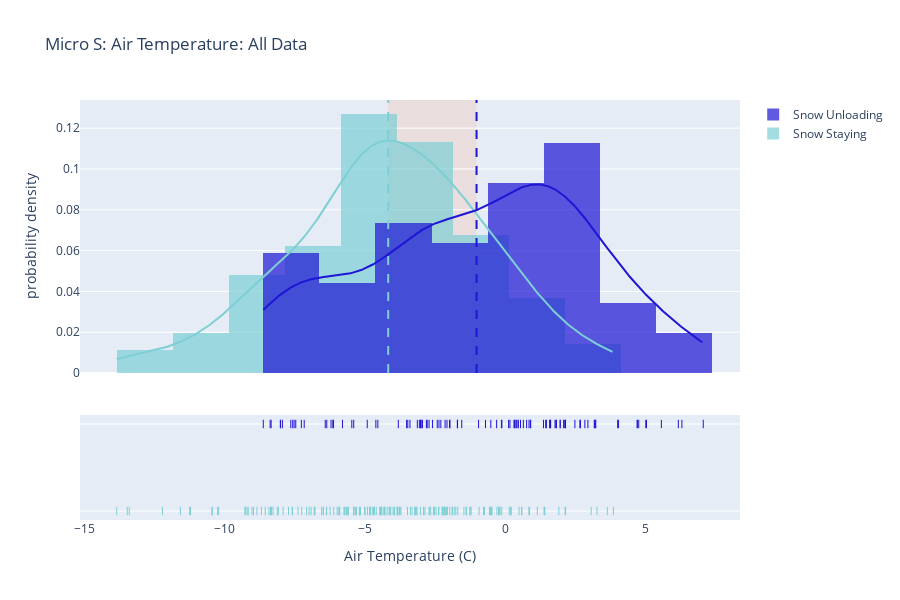
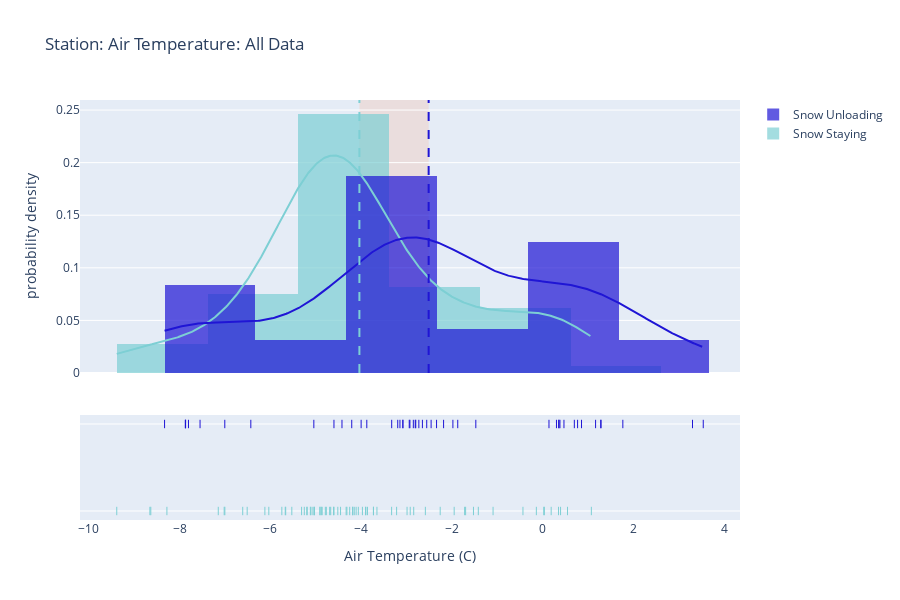
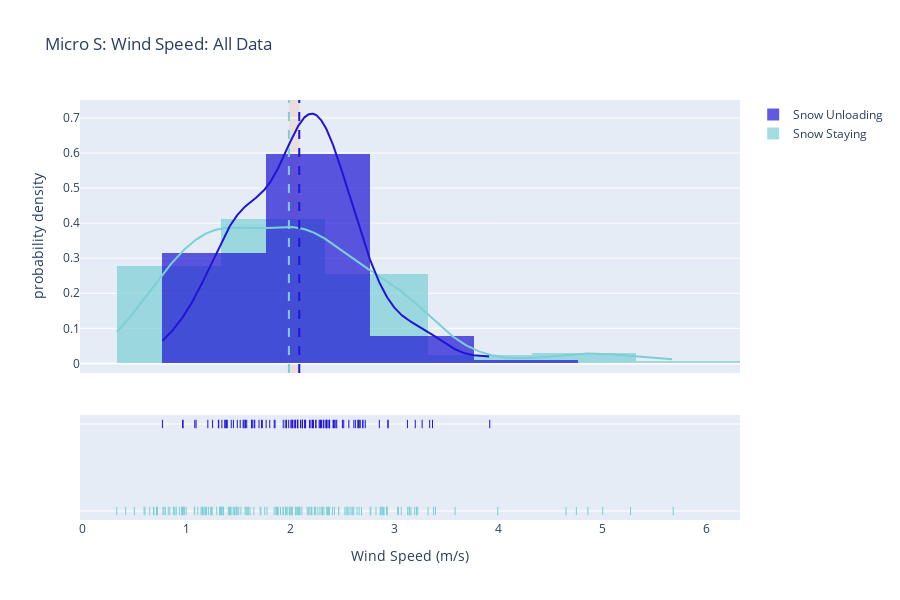
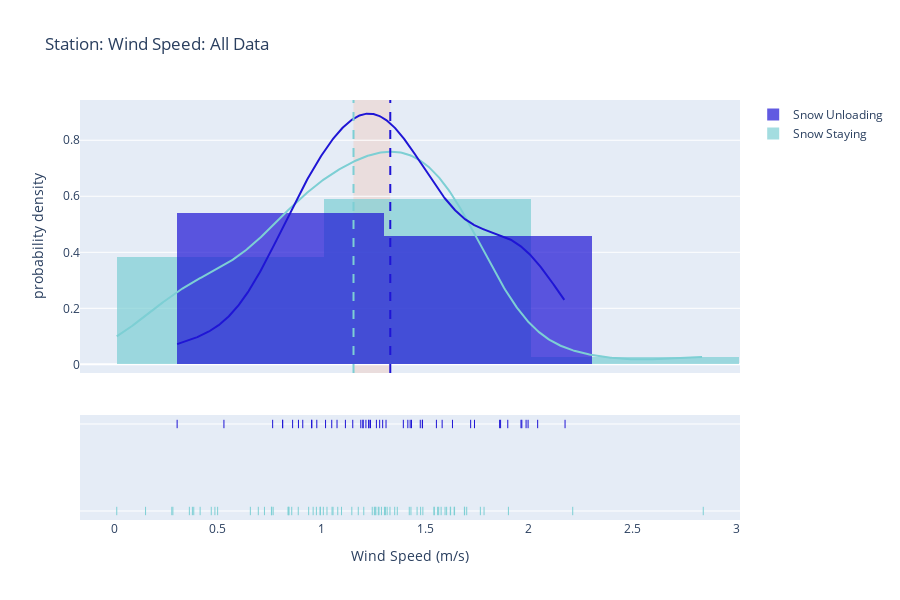

The notebook cell saved with these charts, in order:
### Markdown cell above
# *Conditional Probability Analysis* - PDFs

### Code cell
histpdf(snowstaydf.AirTC_Avg, snowunloaddf.AirTC_Avg, bintemp, 'kde', 'Micro S: Air Temperature: All Data', nametemp, True)
histpdf(snowstaysdf.AirTC_Avg, snowunloadsdf.AirTC_Avg, bintemp, 'kde', 'Station: Air Temperature: All Data', nametemp, True)

histpdf(snowstaydf.WS_ms_Avg, snowunloaddf.WS_ms_Avg, binwind, 'kde', 'Micro S: Wind Speed: All Data', namewind, True)
histpdf(snowstaysdf.WS_ms_Avg, snowunloadsdf.WS_ms_Avg, binwind, 'kde', 'Station: Wind Speed: All Data', namewind, True)

histpdf(snowstaydf.SWR_Avg, snowunloaddf.SWR_Avg, binSW, 'kde', 'Micro S: Shortwave: All Data', nameSW, True)
histpdf(snowstaysdf.SWR_Avg, snowunloadsdf.SWR_Avg, binSW, 'kde', 'Station: Shortwave: All Data', nameSW, True)

### Figure 1 — Plotly figure (JSON) as saved in the notebook; plotly's stock layout.template omitted (floating-point values rounded to 4 significant figures; data arrays with more than 128 entries replaced by an {"elided": "..."} marker saying what was removed)
{"data": [{"histnorm": "probability density", "legendgroup": "Snow Staying", "marker": {"color": "#7dcfd4"}, "name": "Snow Staying", "opacity": 0.7, "type": "histogram", "x": {"elided": "177 float values"}, "xaxis": "x", "xbins": {"end": 3.865, "size": 2, "start": -13.85}, "yaxis": "y"}, {"histnorm": "probability density", "legendgroup": "Snow Unloading", "marker": {"color": "#1F15D5"}, "name": "Snow Unloading", "opacity": 0.7, "type": "histogram", "x": [-8.377, -7.641, -8.342, -8.622, -3.012, 2.491, 3.21, 2.954, 1.783, 2.69, 4.016, 4.713, 5.575, 1.966, 1.969, 3.237, 1.371, -0.3, 2.154, 2.158, 2.847, -3.128, -2.418, -2.711, -3.39, -3.056, -3.469, -3.007, -2.357, -2.29, -4.607, -3.807, -2.776, -2.585, -1.702, -2.139, -2.943, -2.994, -2.805, 0.1746, 0.9012, 2.09, 2.668, 3.182, 5.045, 6.18, 7.069, -6.142, -6.117, -6.205, -5.465, -8.013, -7.522, -7.264, -7.464, -6.412, -5.397, -5.798, -6.357, -7.163, -7.573, -8.01, -7.941, -1.545, -0.9442, 0.3353, 0.1267, 0.9148, 1.813, 2.113, 1.834, -0.6969, 1.45, 5.02, 6.308, -1.694, -1.963, -1.981, -2.07, -3.511, -4.537, -4.915, 0.3196, -0.1292, 0.4636, 1.627, -0.5076, 0.3868, 1.587, 3.204, 0.8547, 0.4711, 0.4011, 0.5517, 0.7697, 1.475, 1.618, 0.6533, -0.1125, 4.049, 4.768, 4.718], "xaxis": "x", "xbins": {"end": 7.069, "size": 2, "start": -8.622}, "yaxis": "y"}, {"legendgroup": "Snow Staying", "marker": {"color": "#7dcfd4"}, "mode": "lines", "name": "Snow Staying", "showlegend": false, "type": "scatter", "x": {"elided": "500 float values"}, "xaxis": "x", "y": {"elided": "500 float values"}, "yaxis": "y"}, {"legendgroup": "Snow Unloading", "marker": {"color": "#1F15D5"}, "mode": "lines", "name": "Snow Unloading", "showlegend": false, "type": "scatter", "x": {"elided": "500 float values"}, "xaxis": "x", "y": {"elided": "500 float values"}, "yaxis": "y"}, {"legendgroup": "Snow Staying", "marker": {"color": "#7dcfd4", "symbol": "line-ns-open"}, "mode": "markers", "name": "Snow Staying", "showlegend": false, "type": "scatter", "x": {"elided": "177 float values"}, "xaxis": "x", "y": {"elided": "177 str values"}, "yaxis": "y2"}, {"legendgroup": "Snow Unloading", "marker": {"color": "#1F15D5", "symbol": "line-ns-open"}, "mode": "markers", "name": "Snow Unloading", "showlegend": false, "type": "scatter", "x": [-8.377, -7.641, -8.342, -8.622, -3.012, 2.491, 3.21, 2.954, 1.783, 2.69, 4.016, 4.713, 5.575, 1.966, 1.969, 3.237, 1.371, -0.3, 2.154, 2.158, 2.847, -3.128, -2.418, -2.711, -3.39, -3.056, -3.469, -3.007, -2.357, -2.29, -4.607, -3.807, -2.776, -2.585, -1.702, -2.139, -2.943, -2.994, -2.805, 0.1746, 0.9012, 2.09, 2.668, 3.182, 5.045, 6.18, 7.069, -6.142, -6.117, -6.205, -5.465, -8.013, -7.522, -7.264, -7.464, -6.412, -5.397, -5.798, -6.357, -7.163, -7.573, -8.01, -7.941, -1.545, -0.9442, 0.3353, 0.1267, 0.9148, 1.813, 2.113, 1.834, -0.6969, 1.45, 5.02, 6.308, -1.694, -1.963, -1.981, -2.07, -3.511, -4.537, -4.915, 0.3196, -0.1292, 0.4636, 1.627, -0.5076, 0.3868, 1.587, 3.204, 0.8547, 0.4711, 0.4011, 0.5517, 0.7697, 1.475, 1.618, 0.6533, -0.1125, 4.049, 4.768, 4.718], "xaxis": "x", "y": ["Snow Unloading", "Snow Unloading", "Snow Unloading", "Snow Unloading", "Snow Unloading", "Snow Unloading", "Snow Unloading", "Snow Unloading", "Snow Unloading", "Snow Unloading", "Snow Unloading", "Snow Unloading", "Snow Unloading", "Snow Unloading", "Snow Unloading", "Snow Unloading", "Snow Unloading", "Snow Unloading", "Snow Unloading", "Snow Unloading", "Snow Unloading", "Snow Unloading", "Snow Unloading", "Snow Unloading", "Snow Unloading", "Snow Unloading", "Snow Unloading", "Snow Unloading", "Snow Unloading", "Snow Unloading", "Snow Unloading", "Snow Unloading", "Snow Unloading", "Snow Unloading", "Snow Unloading", "Snow Unloading", "Snow Unloading", "Snow Unloading", "Snow Unloading", "Snow Unloading", "Snow Unloading", "Snow Unloading", "Snow Unloading", "Snow Unloading", "Snow Unloading", "Snow Unloading", "Snow Unloading", "Snow Unloading", "Snow Unloading", "Snow Unloading", "Snow Unloading", "Snow Unloading", "Snow Unloading", "Snow Unloading", "Snow Unloading", "Snow Unloading", "Snow Unloading", "Snow Unloading", "Snow Unloading", "Snow Unloading", "Snow Unloading", "Snow Unloading", "Snow Unloading", "Snow Unloading", "Snow Unloading", "Snow Unloading", "Snow Unloading", "Snow Unloading", "Snow Unloading", "Snow Unloading", "Snow Unloading", "Snow Unloading", "Snow Unloading", "Snow Unloading", "Snow Unloading", "Snow Unloading", "Snow Unloading", "Snow Unloading", "Snow Unloading", "Snow Unloading", "Snow Unloading", "Snow Unloading", "Snow Unloading", "Snow Unloading", "Snow Unloading", "Snow Unloading", "Snow Unloading", "Snow Unloading", "Snow Unloading", "Snow Unloading", "Snow Unloading", "Snow Unloading", "Snow Unloading", "Snow Unloading", "Snow Unloading", "Snow Unloading", "Snow Unloading", "Snow Unloading", "Snow Unloading", "Snow Unloading", "Snow Unloading", "Snow Unloading"], "yaxis": "y2"}], "layout": {"barmode": "overlay", "height": 600, "hovermode": "closest", "legend": {"traceorder": "reversed"}, "shapes": [{"line": {"color": "#7dcfd4", "dash": "dash"}, "type": "line", "x0": -4.167, "x1": -4.167, "xref": "x", "y0": 0, "y1": 1, "yref": "y domain"}, {"line": {"color": "#1F15D5", "dash": "dash"}, "type": "line", "x0": -1.016, "x1": -1.016, "xref": "x", "y0": 0, "y1": 1, "yref": "y domain"}, {"fillcolor": "LightSalmon", "layer": "below", "line": {"width": 0}, "opacity": 0.2, "type": "rect", "x0": -4.167, "x1": -1.016, "xref": "x", "y0": 0, "y1": 1, "yref": "y domain"}], "title": {"text": "Micro S: Air Temperature: All Data"}, "width": 900, "xaxis": {"anchor": "y2", "autorange": true, "domain": [0, 1], "range": [-15.16, 8.382], "title": {"text": "Air Temperature (C)"}, "type": "linear", "zeroline": false}, "yaxis": {"anchor": "free", "autorange": true, "domain": [0.35, 1], "position": 0, "range": [0, 0.1338], "title": {"text": "probability density"}, "type": "linear"}, "yaxis2": {"anchor": "x", "autorange": true, "domain": [0, 0.25], "dtick": 1, "range": [-0.1034, 1.103], "showticklabels": false, "type": "category"}}}

### Figure 2 — Plotly figure (JSON) as saved in the notebook; plotly's stock layout.template omitted (floating-point values rounded to 4 significant figures; data arrays with more than 128 entries replaced by an {"elided": "..."} marker saying what was removed)
{"data": [{"histnorm": "probability density", "legendgroup": "Snow Staying", "marker": {"color": "#7dcfd4"}, "name": "Snow Staying", "opacity": 0.7, "type": "histogram", "x": [-4.062, -4.185, -4.252, -3.895, -3.328, -2.918, -1.95, -4.11, -4.513, -4.67, -4.767, -4.693, -4.152, -3.972, -3.86, -3.728, -2.585, -2.842, -2.988, -4.877, -5.027, -5.118, -5.188, -4.607, -4.598, -4.313, -4.908, -5.105, -6.033, -5.747, -5.527, -4.788, -4.33, -3.652, -3.728, -4.187, -7.017, -7.002, -7.147, -6.608, -5.662, -4.453, -4.858, -9.383, -3.903, -5.062, -5.312, -5.252, -5.197, -5.037, -3.218, 0.5467, 0.3933, 0.1867, 0.02333, -6.12, -5.672, -6.51, -8.278, -8.653, -8.633, -4.905, -0.14, -1.418, -2.258, -1.72, -1.093, 1.072, -0.435, 0.03667, -1.698, -1.525, 0.3483], "xaxis": "x", "xbins": {"end": 1.072, "size": 2, "start": -9.383}, "yaxis": "y"}, {"histnorm": "probability density", "legendgroup": "Snow Unloading", "marker": {"color": "#1F15D5"}, "name": "Snow Unloading", "opacity": 0.7, "type": "histogram", "x": [1.285, -1.872, -2.555, -3.145, -2.94, -2.85, -2.65, -5.042, -4.207, -4, -3.875, -3.193, -3.078, -2.797, -4.422, -3.327, -2.925, -2.458, -1.978, -2.728, -2.808, -3.082, 0.6967, 0.3517, -6.43, -8.33, -7.868, -7.548, -7.873, -7.003, -7.803, -7.867, -2.183, -2.338, -4.598, -1.473, 0.1383, 0.38, 0.4683, 0.3583, 0.7683, 1.165, 1.278, 0.855, 0.3033, 1.765, 3.3, 3.537], "xaxis": "x", "xbins": {"end": 3.537, "size": 2, "start": -8.33}, "yaxis": "y"}, {"legendgroup": "Snow Staying", "marker": {"color": "#7dcfd4"}, "mode": "lines", "name": "Snow Staying", "showlegend": false, "type": "scatter", "x": {"elided": "500 float values"}, "xaxis": "x", "y": {"elided": "500 float values"}, "yaxis": "y"}, {"legendgroup": "Snow Unloading", "marker": {"color": "#1F15D5"}, "mode": "lines", "name": "Snow Unloading", "showlegend": false, "type": "scatter", "x": {"elided": "500 float values"}, "xaxis": "x", "y": {"elided": "500 float values"}, "yaxis": "y"}, {"legendgroup": "Snow Staying", "marker": {"color": "#7dcfd4", "symbol": "line-ns-open"}, "mode": "markers", "name": "Snow Staying", "showlegend": false, "type": "scatter", "x": [-4.062, -4.185, -4.252, -3.895, -3.328, -2.918, -1.95, -4.11, -4.513, -4.67, -4.767, -4.693, -4.152, -3.972, -3.86, -3.728, -2.585, -2.842, -2.988, -4.877, -5.027, -5.118, -5.188, -4.607, -4.598, -4.313, -4.908, -5.105, -6.033, -5.747, -5.527, -4.788, -4.33, -3.652, -3.728, -4.187, -7.017, -7.002, -7.147, -6.608, -5.662, -4.453, -4.858, -9.383, -3.903, -5.062, -5.312, -5.252, -5.197, -5.037, -3.218, 0.5467, 0.3933, 0.1867, 0.02333, -6.12, -5.672, -6.51, -8.278, -8.653, -8.633, -4.905, -0.14, -1.418, -2.258, -1.72, -1.093, 1.072, -0.435, 0.03667, -1.698, -1.525, 0.3483], "xaxis": "x", "y": ["Snow Staying", "Snow Staying", "Snow Staying", "Snow Staying", "Snow Staying", "Snow Staying", "Snow Staying", "Snow Staying", "Snow Staying", "Snow Staying", "Snow Staying", "Snow Staying", "Snow Staying", "Snow Staying", "Snow Staying", "Snow Staying", "Snow Staying", "Snow Staying", "Snow Staying", "Snow Staying", "Snow Staying", "Snow Staying", "Snow Staying", "Snow Staying", "Snow Staying", "Snow Staying", "Snow Staying", "Snow Staying", "Snow Staying", "Snow Staying", "Snow Staying", "Snow Staying", "Snow Staying", "Snow Staying", "Snow Staying", "Snow Staying", "Snow Staying", "Snow Staying", "Snow Staying", "Snow Staying", "Snow Staying", "Snow Staying", "Snow Staying", "Snow Staying", "Snow Staying", "Snow Staying", "Snow Staying", "Snow Staying", "Snow Staying", "Snow Staying", "Snow Staying", "Snow Staying", "Snow Staying", "Snow Staying", "Snow Staying", "Snow Staying", "Snow Staying", "Snow Staying", "Snow Staying", "Snow Staying", "Snow Staying", "Snow Staying", "Snow Staying", "Snow Staying", "Snow Staying", "Snow Staying", "Snow Staying", "Snow Staying", "Snow Staying", "Snow Staying", "Snow Staying", "Snow Staying", "Snow Staying"], "yaxis": "y2"}, {"legendgroup": "Snow Unloading", "marker": {"color": "#1F15D5", "symbol": "line-ns-open"}, "mode": "markers", "name": "Snow Unloading", "showlegend": false, "type": "scatter", "x": [1.285, -1.872, -2.555, -3.145, -2.94, -2.85, -2.65, -5.042, -4.207, -4, -3.875, -3.193, -3.078, -2.797, -4.422, -3.327, -2.925, -2.458, -1.978, -2.728, -2.808, -3.082, 0.6967, 0.3517, -6.43, -8.33, -7.868, -7.548, -7.873, -7.003, -7.803, -7.867, -2.183, -2.338, -4.598, -1.473, 0.1383, 0.38, 0.4683, 0.3583, 0.7683, 1.165, 1.278, 0.855, 0.3033, 1.765, 3.3, 3.537], "xaxis": "x", "y": ["Snow Unloading", "Snow Unloading", "Snow Unloading", "Snow Unloading", "Snow Unloading", "Snow Unloading", "Snow Unloading", "Snow Unloading", "Snow Unloading", "Snow Unloading", "Snow Unloading", "Snow Unloading", "Snow Unloading", "Snow Unloading", "Snow Unloading", "Snow Unloading", "Snow Unloading", "Snow Unloading", "Snow Unloading", "Snow Unloading", "Snow Unloading", "Snow Unloading", "Snow Unloading", "Snow Unloading", "Snow Unloading", "Snow Unloading", "Snow Unloading", "Snow Unloading", "Snow Unloading", "Snow Unloading", "Snow Unloading", "Snow Unloading", "Snow Unloading", "Snow Unloading", "Snow Unloading", "Snow Unloading", "Snow Unloading", "Snow Unloading", "Snow Unloading", "Snow Unloading", "Snow Unloading", "Snow Unloading", "Snow Unloading", "Snow Unloading", "Snow Unloading", "Snow Unloading", "Snow Unloading", "Snow Unloading"], "yaxis": "y2"}], "layout": {"barmode": "overlay", "height": 600, "hovermode": "closest", "legend": {"traceorder": "reversed"}, "shapes": [{"line": {"color": "#7dcfd4", "dash": "dash"}, "type": "line", "x0": -4.038, "x1": -4.038, "xref": "x", "y0": 0, "y1": 1, "yref": "y domain"}, {"line": {"color": "#1F15D5", "dash": "dash"}, "type": "line", "x0": -2.512, "x1": -2.512, "xref": "x", "y0": 0, "y1": 1, "yref": "y domain"}, {"fillcolor": "LightSalmon", "layer": "below", "line": {"width": 0}, "opacity": 0.2, "type": "rect", "x0": -4.038, "x1": -2.512, "xref": "x", "y0": 0, "y1": 1, "yref": "y domain"}], "title": {"text": "Station: Air Temperature: All Data"}, "width": 900, "xaxis": {"anchor": "y2", "autorange": true, "domain": [0, 1], "range": [-10.19, 4.347], "title": {"text": "Air Temperature (C)"}, "type": "linear", "zeroline": false}, "yaxis": {"anchor": "free", "autorange": true, "domain": [0.35, 1], "position": 0, "range": [0, 0.2596], "title": {"text": "probability density"}, "type": "linear"}, "yaxis2": {"anchor": "x", "autorange": true, "domain": [0, 0.25], "dtick": 1, "range": [-0.1034, 1.103], "showticklabels": false, "type": "category"}}}

### Figure 3 — Plotly figure (JSON) as saved in the notebook; plotly's stock layout.template omitted (floating-point values rounded to 4 significant figures; data arrays with more than 128 entries replaced by an {"elided": "..."} marker saying what was removed)
{"data": [{"histnorm": "probability density", "legendgroup": "Snow Staying", "marker": {"color": "#7dcfd4"}, "name": "Snow Staying", "opacity": 0.7, "type": "histogram", "x": {"elided": "177 float values"}, "xaxis": "x", "xbins": {"end": 5.682, "size": 1, "start": 0.3251}, "yaxis": "y"}, {"histnorm": "probability density", "legendgroup": "Snow Unloading", "marker": {"color": "#1F15D5"}, "name": "Snow Unloading", "opacity": 0.7, "type": "histogram", "x": [2.646, 2.669, 3.365, 2.695, 1.548, 1.389, 1.202, 1.304, 2.138, 2.134, 1.486, 1.514, 1.089, 1.629, 0.9588, 1.626, 2.498, 1.98, 2.319, 2.51, 2.343, 3.123, 2.194, 2.242, 2.41, 2.66, 2.693, 2.287, 2.443, 2.113, 2.274, 1.96, 2.434, 2.936, 2.651, 3.338, 3.265, 3.199, 2.242, 1.248, 2.209, 2.219, 2.608, 2.346, 1.695, 2.35, 2.094, 2.018, 2.143, 2.37, 1.448, 1.841, 1.947, 2.281, 1.798, 2.369, 2.112, 2.297, 1.654, 1.727, 1.763, 2.069, 0.7651, 1.076, 1.307, 1.374, 2.066, 2.314, 2.017, 2.42, 2.043, 1.576, 3.916, 2.064, 2.338, 2.937, 2.853, 2.717, 2.409, 2.045, 2.212, 1.849, 2.181, 2.034, 2.56, 2.622, 1.624, 2.002, 2.01, 1.56, 2.375, 2.112, 1.381, 1.337, 1.928, 1.364, 0.964, 1.564, 1.542, 1.648, 1.427, 1.719], "xaxis": "x", "xbins": {"end": 3.916, "size": 1, "start": 0.7651}, "yaxis": "y"}, {"legendgroup": "Snow Staying", "marker": {"color": "#7dcfd4"}, "mode": "lines", "name": "Snow Staying", "showlegend": false, "type": "scatter", "x": {"elided": "500 float values"}, "xaxis": "x", "y": {"elided": "500 float values"}, "yaxis": "y"}, {"legendgroup": "Snow Unloading", "marker": {"color": "#1F15D5"}, "mode": "lines", "name": "Snow Unloading", "showlegend": false, "type": "scatter", "x": {"elided": "500 float values"}, "xaxis": "x", "y": {"elided": "500 float values"}, "yaxis": "y"}, {"legendgroup": "Snow Staying", "marker": {"color": "#7dcfd4", "symbol": "line-ns-open"}, "mode": "markers", "name": "Snow Staying", "showlegend": false, "type": "scatter", "x": {"elided": "177 float values"}, "xaxis": "x", "y": {"elided": "177 str values"}, "yaxis": "y2"}, {"legendgroup": "Snow Unloading", "marker": {"color": "#1F15D5", "symbol": "line-ns-open"}, "mode": "markers", "name": "Snow Unloading", "showlegend": false, "type": "scatter", "x": [2.646, 2.669, 3.365, 2.695, 1.548, 1.389, 1.202, 1.304, 2.138, 2.134, 1.486, 1.514, 1.089, 1.629, 0.9588, 1.626, 2.498, 1.98, 2.319, 2.51, 2.343, 3.123, 2.194, 2.242, 2.41, 2.66, 2.693, 2.287, 2.443, 2.113, 2.274, 1.96, 2.434, 2.936, 2.651, 3.338, 3.265, 3.199, 2.242, 1.248, 2.209, 2.219, 2.608, 2.346, 1.695, 2.35, 2.094, 2.018, 2.143, 2.37, 1.448, 1.841, 1.947, 2.281, 1.798, 2.369, 2.112, 2.297, 1.654, 1.727, 1.763, 2.069, 0.7651, 1.076, 1.307, 1.374, 2.066, 2.314, 2.017, 2.42, 2.043, 1.576, 3.916, 2.064, 2.338, 2.937, 2.853, 2.717, 2.409, 2.045, 2.212, 1.849, 2.181, 2.034, 2.56, 2.622, 1.624, 2.002, 2.01, 1.56, 2.375, 2.112, 1.381, 1.337, 1.928, 1.364, 0.964, 1.564, 1.542, 1.648, 1.427, 1.719], "xaxis": "x", "y": ["Snow Unloading", "Snow Unloading", "Snow Unloading", "Snow Unloading", "Snow Unloading", "Snow Unloading", "Snow Unloading", "Snow Unloading", "Snow Unloading", "Snow Unloading", "Snow Unloading", "Snow Unloading", "Snow Unloading", "Snow Unloading", "Snow Unloading", "Snow Unloading", "Snow Unloading", "Snow Unloading", "Snow Unloading", "Snow Unloading", "Snow Unloading", "Snow Unloading", "Snow Unloading", "Snow Unloading", "Snow Unloading", "Snow Unloading", "Snow Unloading", "Snow Unloading", "Snow Unloading", "Snow Unloading", "Snow Unloading", "Snow Unloading", "Snow Unloading", "Snow Unloading", "Snow Unloading", "Snow Unloading", "Snow Unloading", "Snow Unloading", "Snow Unloading", "Snow Unloading", "Snow Unloading", "Snow Unloading", "Snow Unloading", "Snow Unloading", "Snow Unloading", "Snow Unloading", "Snow Unloading", "Snow Unloading", "Snow Unloading", "Snow Unloading", "Snow Unloading", "Snow Unloading", "Snow Unloading", "Snow Unloading", "Snow Unloading", "Snow Unloading", "Snow Unloading", "Snow Unloading", "Snow Unloading", "Snow Unloading", "Snow Unloading", "Snow Unloading", "Snow Unloading", "Snow Unloading", "Snow Unloading", "Snow Unloading", "Snow Unloading", "Snow Unloading", "Snow Unloading", "Snow Unloading", "Snow Unloading", "Snow Unloading", "Snow Unloading", "Snow Unloading", "Snow Unloading", "Snow Unloading", "Snow Unloading", "Snow Unloading", "Snow Unloading", "Snow Unloading", "Snow Unloading", "Snow Unloading", "Snow Unloading", "Snow Unloading", "Snow Unloading", "Snow Unloading", "Snow Unloading", "Snow Unloading", "Snow Unloading", "Snow Unloading", "Snow Unloading", "Snow Unloading", "Snow Unloading", "Snow Unloading", "Snow Unloading", "Snow Unloading", "Snow Unloading", "Snow Unloading", "Snow Unloading", "Snow Unloading", "Snow Unloading", "Snow Unloading"], "yaxis": "y2"}], "layout": {"barmode": "overlay", "height": 600, "hovermode": "closest", "legend": {"traceorder": "reversed"}, "shapes": [{"line": {"color": "#7dcfd4", "dash": "dash"}, "type": "line", "x0": 1.982, "x1": 1.982, "xref": "x", "y0": 0, "y1": 1, "yref": "y domain"}, {"line": {"color": "#1F15D5", "dash": "dash"}, "type": "line", "x0": 2.082, "x1": 2.082, "xref": "x", "y0": 0, "y1": 1, "yref": "y domain"}, {"fillcolor": "LightSalmon", "layer": "below", "line": {"width": 0}, "opacity": 0.2, "type": "rect", "x0": 1.982, "x1": 2.082, "xref": "x", "y0": 0, "y1": 1, "yref": "y domain"}], "title": {"text": "Micro S: Wind Speed: All Data"}, "width": 900, "xaxis": {"anchor": "y2", "autorange": true, "domain": [0, 1], "range": [-0.02915, 6.325], "title": {"text": "Wind Speed (m/s)"}, "type": "linear", "zeroline": false}, "yaxis": {"anchor": "free", "autorange": true, "domain": [0.35, 1], "position": 0, "range": [-0.02738, 0.7512], "title": {"text": "probability density"}, "type": "linear"}, "yaxis2": {"anchor": "x", "autorange": true, "domain": [0, 0.25], "dtick": 1, "range": [-0.1034, 1.103], "showticklabels": false, "type": "category"}}}

### Figure 4 — Plotly figure (JSON) as saved in the notebook; plotly's stock layout.template omitted (floating-point values rounded to 4 significant figures; data arrays with more than 128 entries replaced by an {"elided": "..."} marker saying what was removed)
{"data": [{"histnorm": "probability density", "legendgroup": "Snow Staying", "marker": {"color": "#7dcfd4"}, "name": "Snow Staying", "opacity": 0.7, "type": "histogram", "x": [1.33, 1.577, 1.621, 0.9378, 1.56, 1.784, 1.766, 1.303, 1.622, 0.9948, 0.6566, 0.695, 0.4682, 0.4988, 0.8562, 0.4144, 1.051, 0.9927, 1.478, 1.096, 1.009, 1.078, 1.277, 1.423, 1.353, 1.177, 0.9595, 0.7583, 0.01225, 0.1512, 0.3837, 1.542, 1.308, 1.262, 1.596, 1.489, 0.8383, 0.8877, 0.7247, 0.9752, 1.641, 1.255, 0.8418, 0.283, 1.565, 1.603, 1.901, 2.841, 1.258, 1.289, 1.365, 0.7667, 1.026, 1.431, 1.244, 1.64, 1.544, 0.8423, 0.377, 1.69, 1.055, 0.3625, 1.7, 1.689, 2.212, 1.461, 1.146, 1.274, 1.316, 1.204, 0.2778, 0.7595, 0.4857], "xaxis": "x", "xbins": {"end": 2.841, "size": 1, "start": 0.01225}, "yaxis": "y"}, {"histnorm": "probability density", "legendgroup": "Snow Unloading", "marker": {"color": "#1F15D5"}, "name": "Snow Unloading", "opacity": 0.7, "type": "histogram", "x": [1.554, 1.486, 1.416, 1.049, 1.28, 1.199, 1.151, 0.9518, 1.115, 1.738, 1.229, 2.175, 1.487, 1.476, 0.9772, 1.631, 1.966, 1.859, 2.042, 1.996, 1.898, 1.395, 1.434, 1.227, 1.962, 0.9093, 1.295, 1.582, 1.214, 1.719, 0.8127, 0.3035, 1.986, 1.863, 1.236, 1.075, 1.427, 1.311, 1.189, 0.7642, 1.265, 0.812, 0.5292, 0.8887, 0.9533, 0.8605, 1.019, 1.201], "xaxis": "x", "xbins": {"end": 2.175, "size": 1, "start": 0.3035}, "yaxis": "y"}, {"legendgroup": "Snow Staying", "marker": {"color": "#7dcfd4"}, "mode": "lines", "name": "Snow Staying", "showlegend": false, "type": "scatter", "x": {"elided": "500 float values"}, "xaxis": "x", "y": {"elided": "500 float values"}, "yaxis": "y"}, {"legendgroup": "Snow Unloading", "marker": {"color": "#1F15D5"}, "mode": "lines", "name": "Snow Unloading", "showlegend": false, "type": "scatter", "x": {"elided": "500 float values"}, "xaxis": "x", "y": {"elided": "500 float values"}, "yaxis": "y"}, {"legendgroup": "Snow Staying", "marker": {"color": "#7dcfd4", "symbol": "line-ns-open"}, "mode": "markers", "name": "Snow Staying", "showlegend": false, "type": "scatter", "x": [1.33, 1.577, 1.621, 0.9378, 1.56, 1.784, 1.766, 1.303, 1.622, 0.9948, 0.6566, 0.695, 0.4682, 0.4988, 0.8562, 0.4144, 1.051, 0.9927, 1.478, 1.096, 1.009, 1.078, 1.277, 1.423, 1.353, 1.177, 0.9595, 0.7583, 0.01225, 0.1512, 0.3837, 1.542, 1.308, 1.262, 1.596, 1.489, 0.8383, 0.8877, 0.7247, 0.9752, 1.641, 1.255, 0.8418, 0.283, 1.565, 1.603, 1.901, 2.841, 1.258, 1.289, 1.365, 0.7667, 1.026, 1.431, 1.244, 1.64, 1.544, 0.8423, 0.377, 1.69, 1.055, 0.3625, 1.7, 1.689, 2.212, 1.461, 1.146, 1.274, 1.316, 1.204, 0.2778, 0.7595, 0.4857], "xaxis": "x", "y": ["Snow Staying", "Snow Staying", "Snow Staying", "Snow Staying", "Snow Staying", "Snow Staying", "Snow Staying", "Snow Staying", "Snow Staying", "Snow Staying", "Snow Staying", "Snow Staying", "Snow Staying", "Snow Staying", "Snow Staying", "Snow Staying", "Snow Staying", "Snow Staying", "Snow Staying", "Snow Staying", "Snow Staying", "Snow Staying", "Snow Staying", "Snow Staying", "Snow Staying", "Snow Staying", "Snow Staying", "Snow Staying", "Snow Staying", "Snow Staying", "Snow Staying", "Snow Staying", "Snow Staying", "Snow Staying", "Snow Staying", "Snow Staying", "Snow Staying", "Snow Staying", "Snow Staying", "Snow Staying", "Snow Staying", "Snow Staying", "Snow Staying", "Snow Staying", "Snow Staying", "Snow Staying", "Snow Staying", "Snow Staying", "Snow Staying", "Snow Staying", "Snow Staying", "Snow Staying", "Snow Staying", "Snow Staying", "Snow Staying", "Snow Staying", "Snow Staying", "Snow Staying", "Snow Staying", "Snow Staying", "Snow Staying", "Snow Staying", "Snow Staying", "Snow Staying", "Snow Staying", "Snow Staying", "Snow Staying", "Snow Staying", "Snow Staying", "Snow Staying", "Snow Staying", "Snow Staying", "Snow Staying"], "yaxis": "y2"}, {"legendgroup": "Snow Unloading", "marker": {"color": "#1F15D5", "symbol": "line-ns-open"}, "mode": "markers", "name": "Snow Unloading", "showlegend": false, "type": "scatter", "x": [1.554, 1.486, 1.416, 1.049, 1.28, 1.199, 1.151, 0.9518, 1.115, 1.738, 1.229, 2.175, 1.487, 1.476, 0.9772, 1.631, 1.966, 1.859, 2.042, 1.996, 1.898, 1.395, 1.434, 1.227, 1.962, 0.9093, 1.295, 1.582, 1.214, 1.719, 0.8127, 0.3035, 1.986, 1.863, 1.236, 1.075, 1.427, 1.311, 1.189, 0.7642, 1.265, 0.812, 0.5292, 0.8887, 0.9533, 0.8605, 1.019, 1.201], "xaxis": "x", "y": ["Snow Unloading", "Snow Unloading", "Snow Unloading", "Snow Unloading", "Snow Unloading", "Snow Unloading", "Snow Unloading", "Snow Unloading", "Snow Unloading", "Snow Unloading", "Snow Unloading", "Snow Unloading", "Snow Unloading", "Snow Unloading", "Snow Unloading", "Snow Unloading", "Snow Unloading", "Snow Unloading", "Snow Unloading", "Snow Unloading", "Snow Unloading", "Snow Unloading", "Snow Unloading", "Snow Unloading", "Snow Unloading", "Snow Unloading", "Snow Unloading", "Snow Unloading", "Snow Unloading", "Snow Unloading", "Snow Unloading", "Snow Unloading", "Snow Unloading", "Snow Unloading", "Snow Unloading", "Snow Unloading", "Snow Unloading", "Snow Unloading", "Snow Unloading", "Snow Unloading", "Snow Unloading", "Snow Unloading", "Snow Unloading", "Snow Unloading", "Snow Unloading", "Snow Unloading", "Snow Unloading", "Snow Unloading"], "yaxis": "y2"}], "layout": {"barmode": "overlay", "height": 600, "hovermode": "closest", "legend": {"traceorder": "reversed"}, "shapes": [{"line": {"color": "#7dcfd4", "dash": "dash"}, "type": "line", "x0": 1.154, "x1": 1.154, "xref": "x", "y0": 0, "y1": 1, "yref": "y domain"}, {"line": {"color": "#1F15D5", "dash": "dash"}, "type": "line", "x0": 1.331, "x1": 1.331, "xref": "x", "y0": 0, "y1": 1, "yref": "y domain"}, {"fillcolor": "LightSalmon", "layer": "below", "line": {"width": 0}, "opacity": 0.2, "type": "rect", "x0": 1.154, "x1": 1.331, "xref": "x", "y0": 0, "y1": 1, "yref": "y domain"}], "title": {"text": "Station: Wind Speed: All Data"}, "width": 900, "xaxis": {"anchor": "y2", "autorange": true, "domain": [0, 1], "range": [-0.1652, 3.018], "title": {"text": "Wind Speed (m/s)"}, "type": "linear", "zeroline": false}, "yaxis": {"anchor": "free", "autorange": true, "domain": [0.35, 1], "position": 0, "range": [-0.03092, 0.9437], "title": {"text": "probability density"}, "type": "linear"}, "yaxis2": {"anchor": "x", "autorange": true, "domain": [0, 0.25], "dtick": 1, "range": [-0.1034, 1.103], "showticklabels": false, "type": "category"}}}
